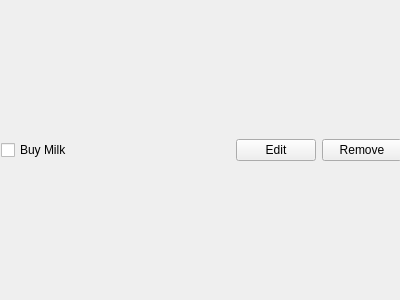
<?xml version="1.0" encoding="UTF-8"?>
<ui version="4.0">
 <class>Task</class>
 <widget class="QWidget" name="Task">
  <property name="geometry">
   <rect>
    <x>0</x>
    <y>0</y>
    <width>400</width>
    <height>300</height>
   </rect>
  </property>
  <property name="windowTitle">
   <string>Form</string>
  </property>
  <widget class="QWidget" name="horizontalLayoutWidget">
   <property name="geometry">
    <rect>
     <x>1</x>
     <y>0</y>
     <width>401</width>
     <height>301</height>
    </rect>
   </property>
   <layout class="QHBoxLayout" name="horizontalLayout">
    <item>
     <widget class="QCheckBox" name="checkBox">
      <property name="text">
       <string>Buy Milk</string>
      </property>
     </widget>
    </item>
    <item>
     <spacer name="horizontalSpacer">
      <property name="orientation">
       <enum>Qt::Horizontal</enum>
      </property>
      <property name="sizeHint" stdset="0">
       <size>
        <width>40</width>
        <height>20</height>
       </size>
      </property>
     </spacer>
    </item>
    <item>
     <widget class="QPushButton" name="editButton">
      <property name="text">
       <string>Edit</string>
      </property>
     </widget>
    </item>
    <item>
     <widget class="QPushButton" name="removeButton">
      <property name="text">
       <string>Remove</string>
      </property>
     </widget>
    </item>
   </layout>
  </widget>
 </widget>
 <resources/>
 <connections/>
</ui>
